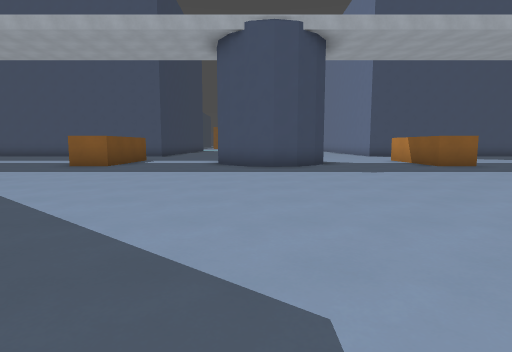
View 1 (above)

24 first-person views from a walk through a level from a Godot 3-D game. The camera is 1.3 m above the floor, tilts 6° down and sees 80° across. The floor is counted in squares, 2 m on a side. Each view is taken from the middle of a square. On the plan, view 1 faces up. The plan holds only what a view shows up to about 10 squares ahead; the rest is blank. The place goes on beyond the plan.

View 2
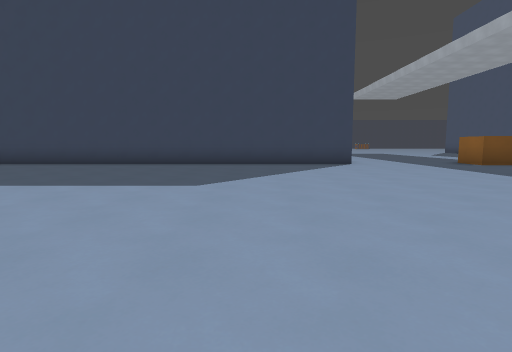

View 3
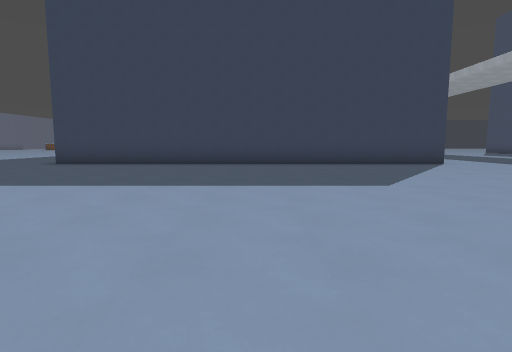

View 4
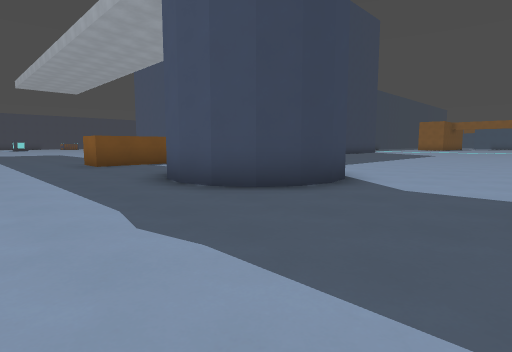

View 5
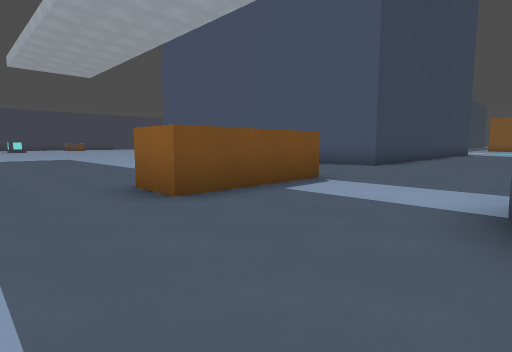

View 6
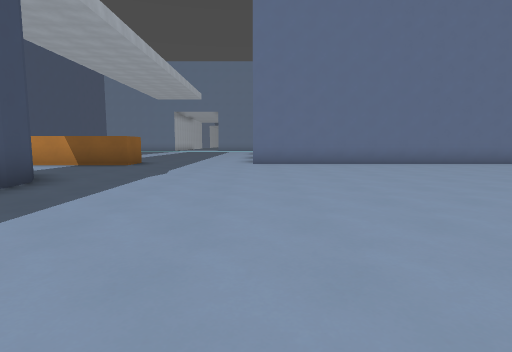

View 7
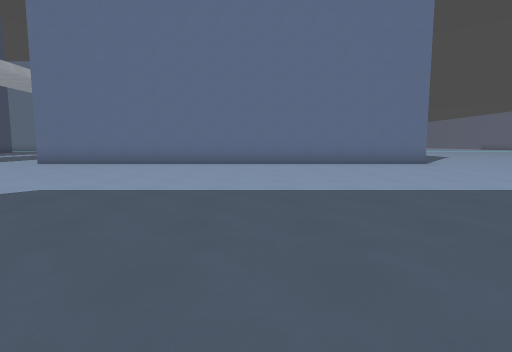

View 8
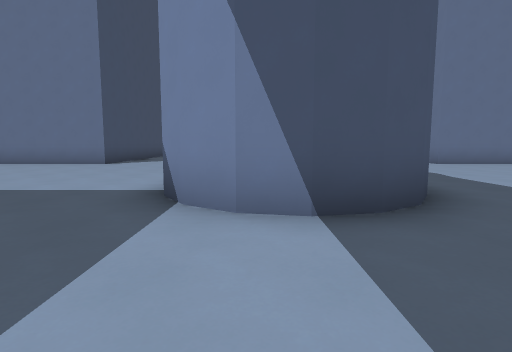

View 9
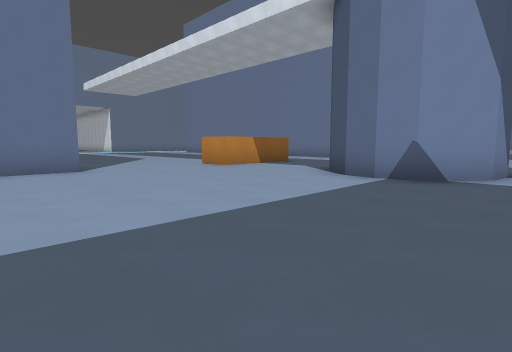

View 10
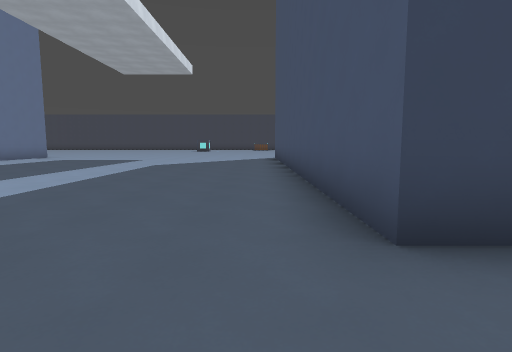

View 11
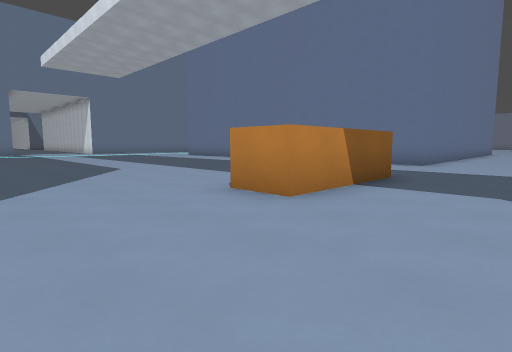

View 12
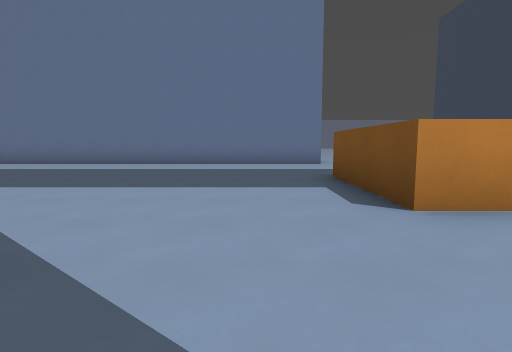

View 13
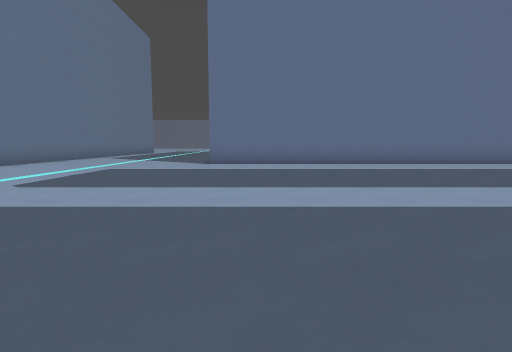

View 14
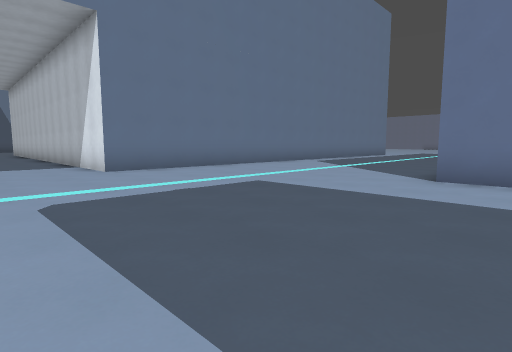

View 15
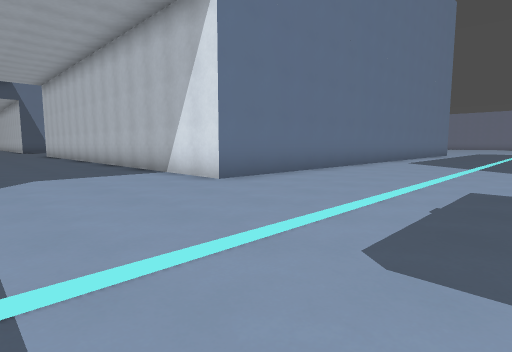

View 16
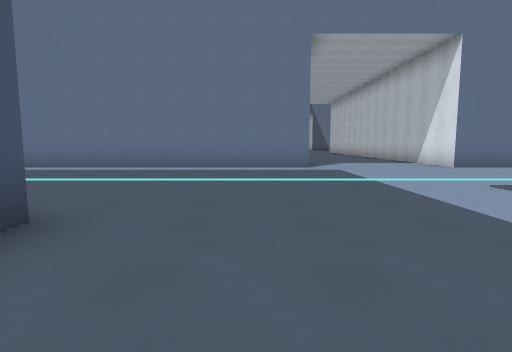

View 17
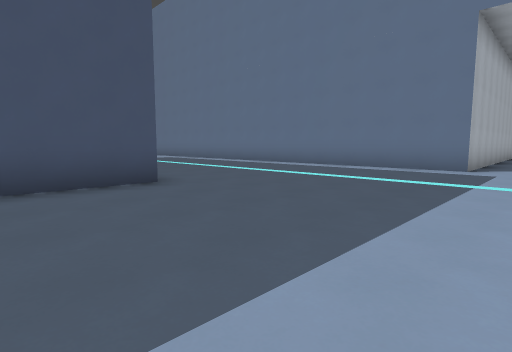

View 18
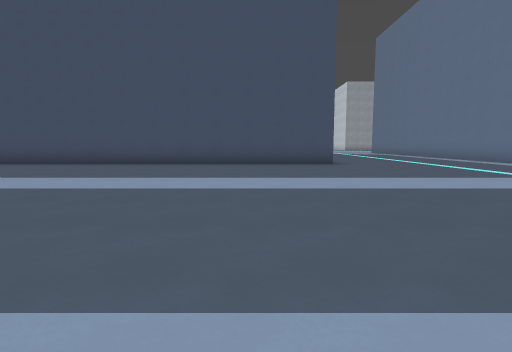

View 19
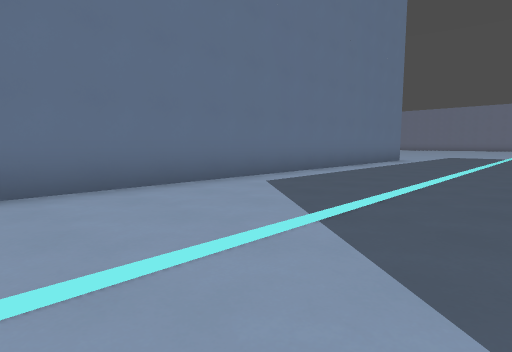

View 20
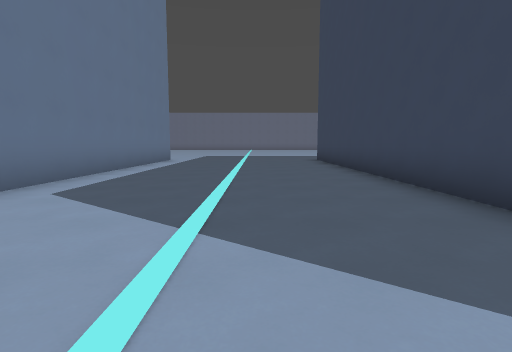

View 21
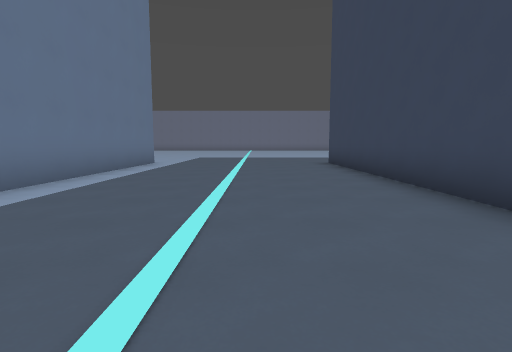

View 22
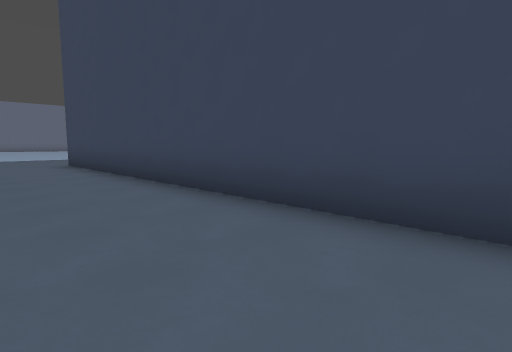

View 23
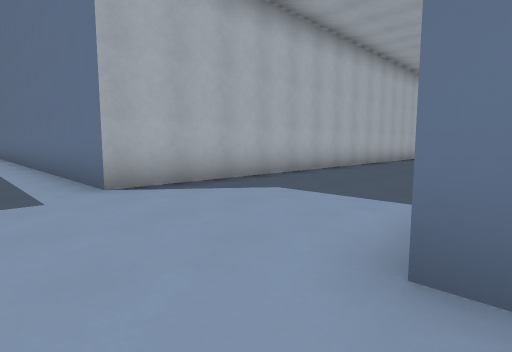

View 24
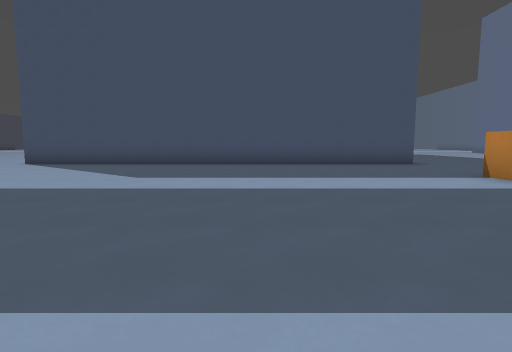

### Floor plan
Points are (right, up) in squares from view 1. A wall is a line through its corners. A room is listed if a view was taken in it or the views show most of it. See-through windows are left out.
Room 1 (views 1, 2, 3, 4, 5, 6, 7, 8, 9, 10, 11)
walls: (0.5, 8.7) (-0.2, 8.8) (-0.8, 9.2) (-1.2, 9.8) (-1.3, 10.5) (-1.2, 11.2) (-0.8, 11.8) (-0.2, 12.2) (0.5, 12.3) (1.2, 12.2) (1.8, 11.8) (2.2, 11.2) (2.3, 10.5) (2.2, 9.8) (1.8, 9.2) (1.2, 8.8) (0.5, 8.7); (-4.9, 5.1) (-4.9, -7.5); (5.3, 8.9) (5.3, 12.1); (-4.3, 12.1) (-4.3, 8.9) (-5.5, 8.9); (5.9, 15.9) (5.9, 18.5); (-4.9, 17.4) (-4.9, 15.9); (5.9, -7.5) (5.9, 5.1)
ways out: opening at (5, 7) to room 2; opening at (5, 14) to room 2; opening at (-5.7, 7) to room 3; opening at (-5, 14) to room 3
Room 2 (views 12, 13, 14, 15, 16, 17, 18, 19, 20, 21, 22, 23)
walls: (18.5, 2.9) (18.5, -7.5); (18.6, 15.9) (7.6, 15.9); (5.9, 5.1) (18.5, 5.1); (5.3, 12.1) (6.5, 12.1) (6.5, 8.9) (5.3, 8.9); (32.5, 12.5) (24.5, 12.5) (24.5, 18.5); (24.5, -7.1) (24.5, 8.5) (30.8, 8.5)
ways out: opening at (5, 7) to room 1; opening at (5, 14) to room 1
Room 3 (view 24)
walls: (-5.5, 11.4) (-5.5, 12.1); (-4.9, 15.9) (-15.5, 15.9)
ways out: opening at (-5.7, 7) to room 1; opening at (-5, 14) to room 1

Positions as (right, up) in squares from view 1, and headings:
1: (0, 0), facing up
2: (5, 2), facing left
3: (5, -1), facing left
4: (5, 6), facing up-left
5: (-1, 7), facing up-left
6: (-4, 5), facing right
7: (-4, -2), facing right
8: (-4, 11), facing right
9: (-2, 18), facing down-right
10: (-3, 15), facing left
11: (3, 15), facing down-right
12: (8, 15), facing down
13: (17, 15), facing down
14: (17, 11), facing down-right
15: (20, 12), facing down-right
16: (16, 14), facing right
17: (16, 11), facing up-right
18: (16, 6), facing up
19: (20, 5), facing down-right
20: (21, 5), facing down
21: (21, 3), facing down
22: (21, 3), facing down-left
23: (23, 8), facing up-right
24: (-10, 6), facing up
